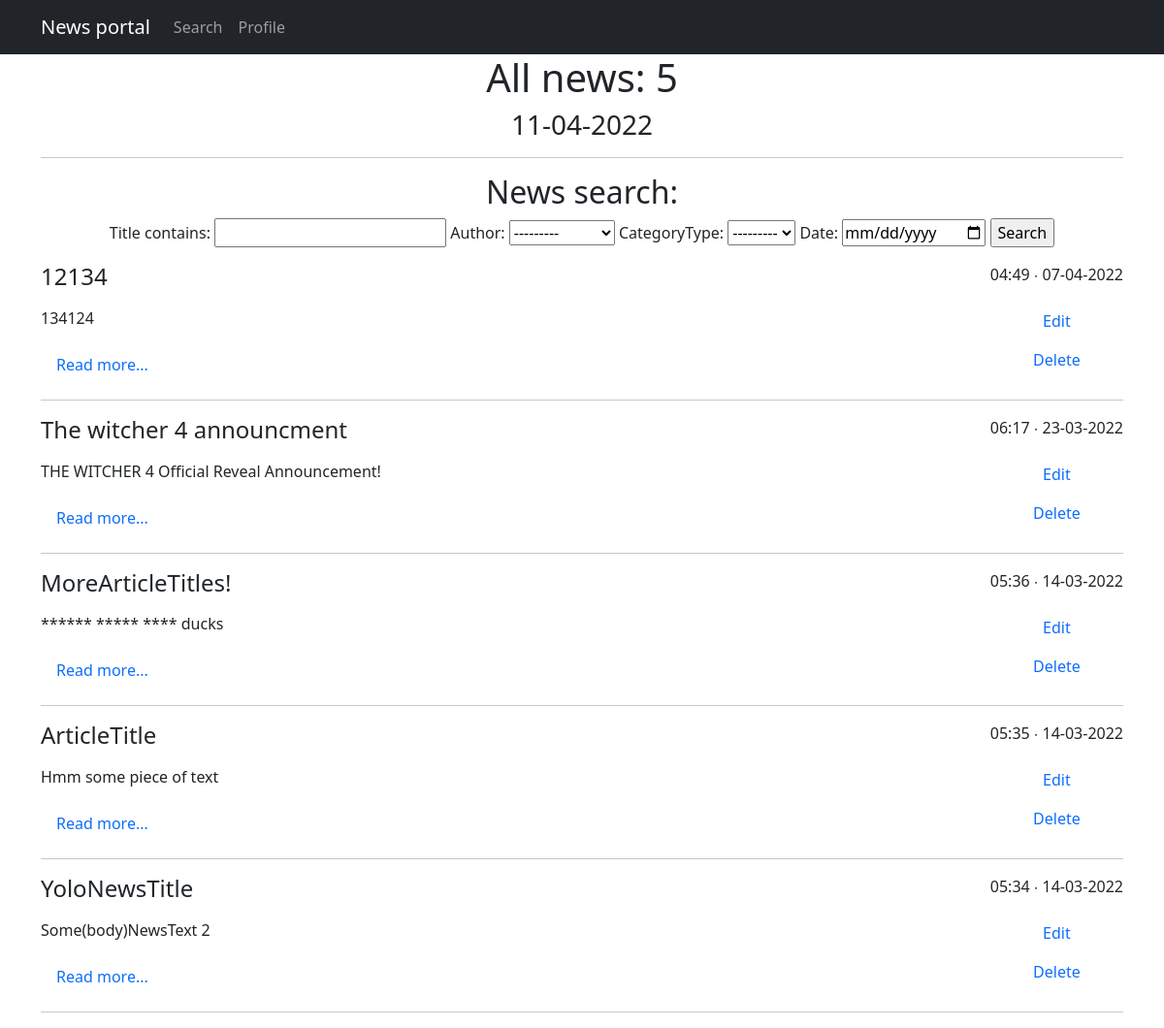
Page /news/search/ on the earlier database version.
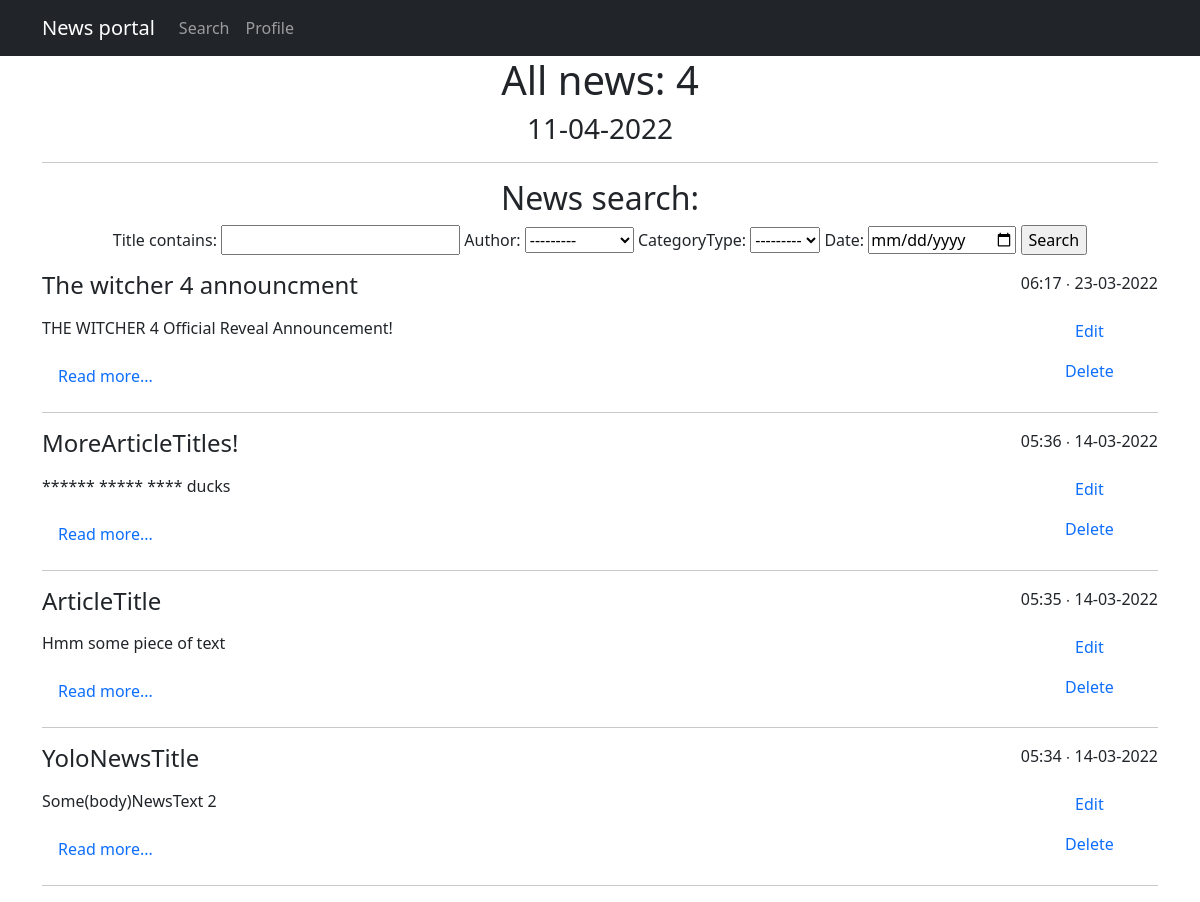
Same page on the later database version.
### news/models.py (models this page shows, shortened)
class Post(models.Model):
    author = models.ForeignKey(Author, on_delete = models.CASCADE)
    NEWS = 'NW'
    ARTICLE = 'AR'
    CATEGORY_CHOICES = (
        (NEWS, 'News'),
        (ARTICLE, 'Article')
    )
    categoryType = models.CharField(max_length = 2, choices = CATEGORY_CHOICES, default = ARTICLE)
    dateCreation = models.DateTimeField(auto_now_add = True)
    postCategory = models.ManyToManyField(Category, through = 'PostCategory')
    title = models.CharField(max_length = 128)
    text = models.TextField()
    rating = models.SmallIntegerField(default = 0)

### news/views.py (the view)
# urls.py: path('search/', PostSearch.as_view(), name='postSearch'),
class PostSearch(ListView):
    model = Post
    template_name = 'postSearch.html'
    context_object_name = 'search'
    ordering = '-dateCreation'
    def get_filter(self):
        return PostFilter(self.request.GET, queryset=super().get_queryset())
    def get_queryset(self):
        return self.get_filter().qs
    def get_context_data(self, *args, **kwargs):
        return {
            **super().get_context_data(*args, **kwargs),
            'filter': self.get_filter(),
            'time_now' : datetime.utcnow(),
            'length' : Post.objects.count()
        }

### news/models.py (called while the page is built)
    def __str__(self):
        return f'{self.authorUser.username}'

### news/templatetags/custom_filters.py (called while the page is built)
@register.filter(name='censor')
def censor(value):
    if not isinstance(value, str):
        raise ValueError('Cant censor not str object')
    for i in ban_words:
        value = value.replace(i[0:], '*' * len(i) )
    return value

### templates/postSearch.html (shortened to what this page needs)
{% extends 'flatpages/default.html' %}
{% load custom_filters %}
{% block content %}
<h1>All news: {{ length }}</h1>
<h3> {{ time_now|date:'d-m-Y' }} </h3>
<hr>
<h2>News search:</h2>
<form method="GET">
    {{ filter.form }}
    <input type="submit" value="Search">
</form>
{% for post in filter.qs %}
<div style="float: right"><p>{{ post.dateCreation|date:'h:i ∙ d-m-Y ' }}</p>
<a class="nav-link" href="{% url 'postUpdate' post.id %}">Edit</a>
<a class="nav-link" href="{% url 'postDelete' post.id %}">Delete</a></div>
<div align="left">
    <h4><p>{{post.title|censor}}</p></h4>
    <p>{{ post.text|truncatewords:50|censor }}</p>
    <a class="nav-link" href="{% url 'postDetail' post.id %}">Read more...</a>
    <hr>
</div>
{% endfor %}
{% endblock content %}

Differences in the rows shown:
removed Post: dateCreation "04:49 ∙ 07-04-2022", title|censor "12134", text|censor "134124"
Other differences:
{{ length }}: "5" → "4"
